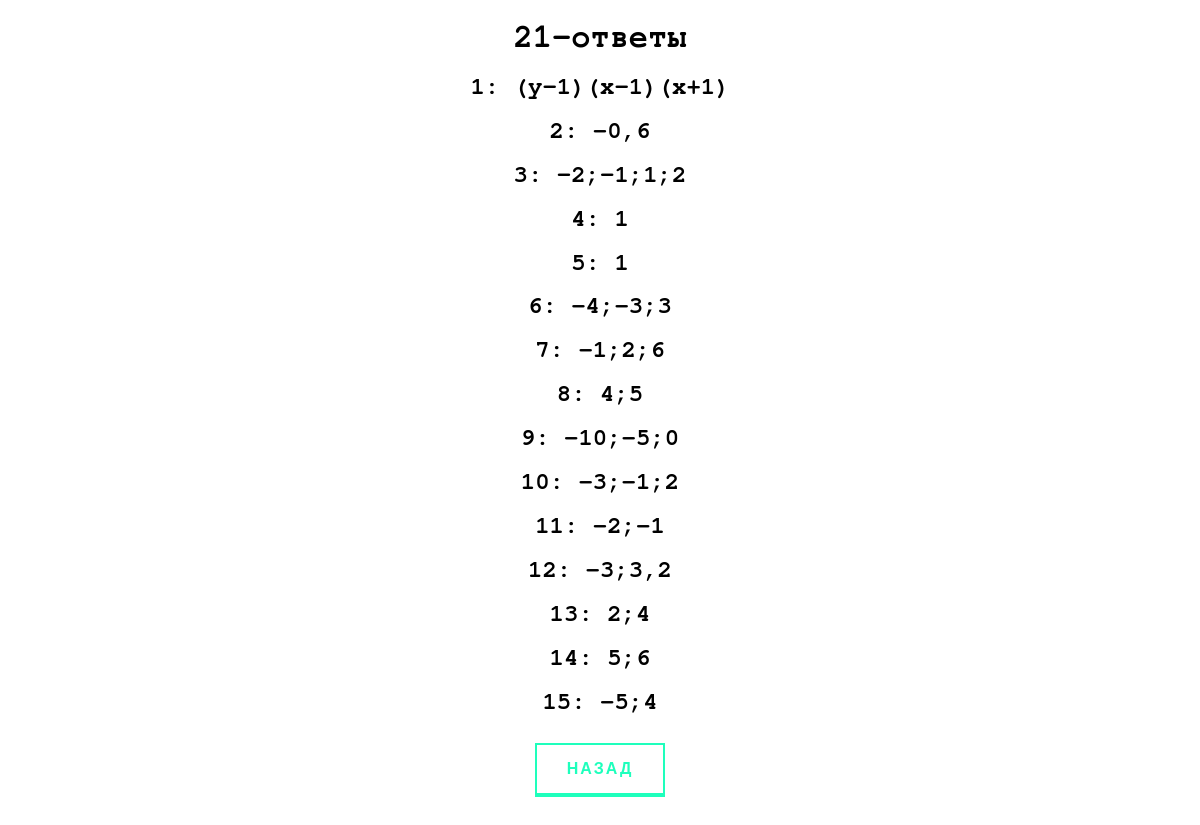
/21/answers, run on the app's committed database.
### tables this page shows
CREATE TABLE `21` (
	`ID`	INTEGER NOT NULL PRIMARY KEY AUTOINCREMENT UNIQUE,
	`task`	TEXT NOT NULL,
	`answer`	TEXT NOT NULL
);

### main.py (the view)
@app.route('/21/answers')
def first_ans():
    con = sqlite3.connect("tasks.db")
    cur = con.cursor()
    string = """SELECT * FROM '21'"""
    res = cur.execute(string).fetchall()
    result = [elem[2] for elem in res]
    answer_1, answer_2, answer_3, answer_4, answer_5, answer_6, answer_7, answer_8, answer_9, answer_10, answer_11, \
        answer_12, answer_13, answer_14, answer_15 = result
    con.close()
    return render_template('21_ans.html', link=url_for('static', filename='css/style.css'), ans_1=answer_1,
                           ans_2=answer_2, ans_3=answer_3, ans_4=answer_4, ans_5=answer_5, ans_6=answer_6,
                           ans_7=answer_7, ans_8=answer_8, ans_9=answer_9, ans_10=answer_10, ans_11=answer_11,
                           ans_12=answer_12, ans_13=answer_13, ans_14=answer_14, ans_15=answer_15)

### templates/21_ans.html (shortened to what this page needs)
<!doctype html>
<html lang="en">
<head>
    <link rel="stylesheet" type="text/css" href={{link}} />
</head>
<body>
<h1>21-ответы</h1>
<h2>1: {{ans_1}}</h2>
<h2>2: {{ans_2}}</h2>
<h2>3: {{ans_3}}</h2>
<h2>4: {{ans_4}}</h2>
<h2>5: {{ans_5}}</h2>
<h2>6: {{ans_6}}</h2>
<h2>7: {{ans_7}}</h2>
<h2>8: {{ans_8}}</h2>
<h2>9: {{ans_9}}</h2>
<h2>10: {{ans_10}}</h2>
<h2>11: {{ans_11}}</h2>
<h2>12: {{ans_12}}</h2>
<h2>13: {{ans_13}}</h2>
<h2>14: {{ans_14}}</h2>
<h2>15: {{ans_15}}</h2>
<p>
    <a href="/21">Назад</a>
</p>
</body>
</html>

### static/css/style.css (style rules this page uses)
h1 { font-family: 'FreeMono', sans-serif; text-align: center; font-weight: bold }
h2 { font-family: 'FreeMono', sans-serif; text-align: center; }
p { text-align: center }
body { background: url(https://html5book.ru/wp-content/uploads/2015/10/background54.png) }
a { text-decoration: none; outline: none; display: inline-block; margin: 10px 20px; padding: 15px 30px; overflow: hidden; border: 2px solid; border-bottom-width: 4px; font-family: 'Montserrat', sans-serif; text-transform: uppercase; font-weight: bold; letter-spacing: 2px; color: rgba(30,255,188,1); background: rgba(255,255,255,1); transition: color .3s, background .5s; }

### data on the page
21: answer "(y-1)(x-1)(x+1)"
21: answer "−0,6"
21: answer "-2;-1;1;2"
21: answer "−4;−3;3"
21: answer "−1;2;6"
21: answer "4;5"
21: answer "−10;−5;0"
21: answer "−3;−1;2"
21: answer "−2;−1"
21: answer "−3;3,2"
21: answer "2;4"
21: answer "5;6"
21: answer "−5;4"

### other printed values
{{ ans_4 }} "1"
{{ ans_5 }} "1"
